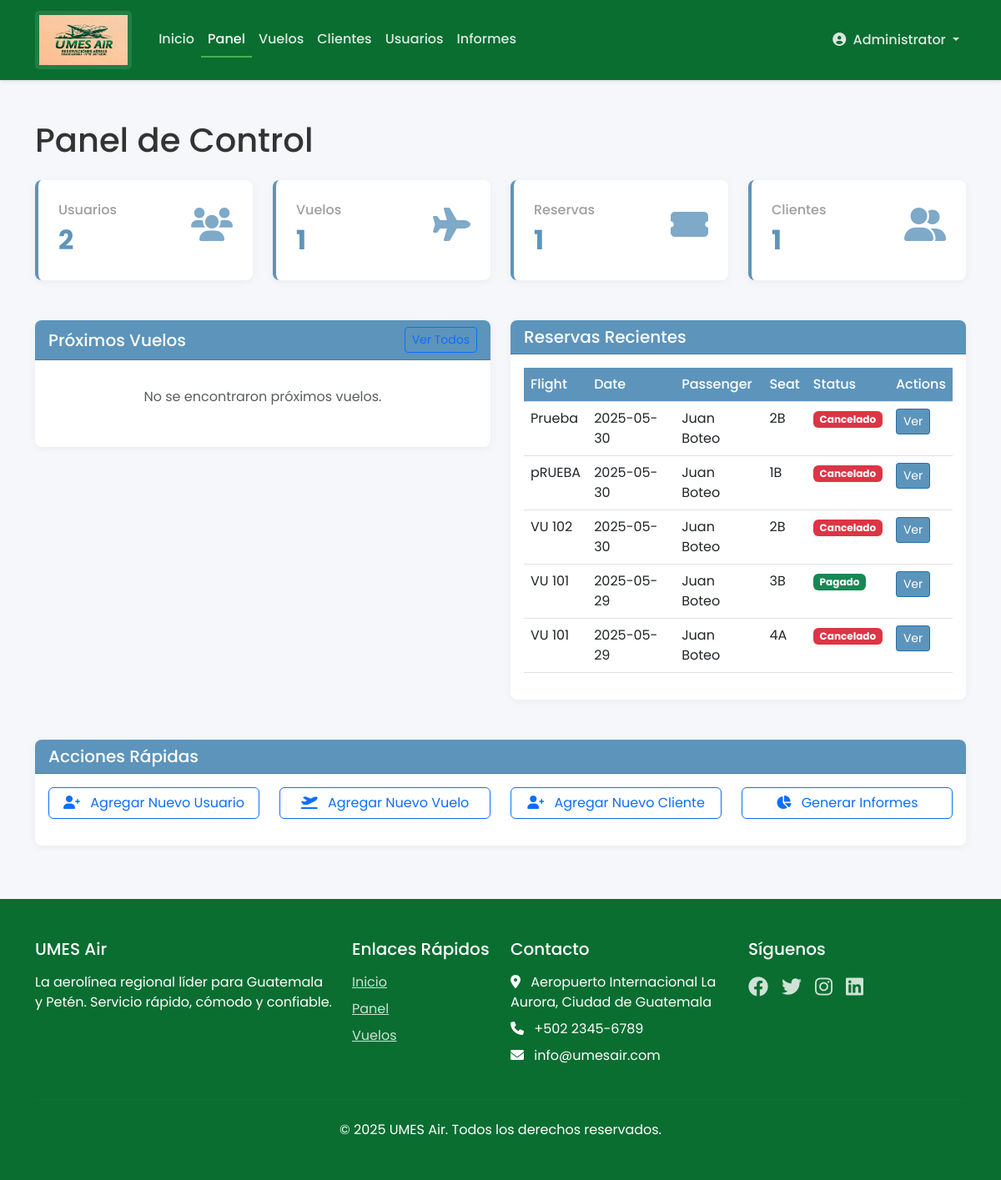
Page /dashboard (signed in) on the committed database.
### tables this page shows
CREATE TABLE reservations (
    id TEXT PRIMARY KEY,
    flight_id INTEGER NOT NULL,
    customer_id TEXT NOT NULL,
    seat_number TEXT NOT NULL,
    price REAL NOT NULL,
    status TEXT NOT NULL CHECK (status IN ('pending', 'paid', 'cancelled')),
    payment_date TEXT,
    observations TEXT,
    gate TEXT,
    boarding_time TEXT,
    created_at TEXT NOT NULL,
    FOREIGN KEY (flight_id) REFERENCES flights (id),
    FOREIGN KEY (customer_id) REFERENCES customers (id)
);

CREATE TABLE flights (
    id INTEGER PRIMARY KEY AUTOINCREMENT,
    flight_code TEXT NOT NULL,
    date TEXT NOT NULL,
    origin TEXT NOT NULL,
    destination TEXT NOT NULL,
    departure_time TEXT NOT NULL,
    arrival_time TEXT NOT NULL,
    capacity INTEGER NOT NULL DEFAULT 18,
    base_fare DECIMAL(10,2) NOT NULL DEFAULT 0,
    total_fare DECIMAL(10,2) NOT NULL DEFAULT 0,
    status TEXT NOT NULL DEFAULT 'active' CHECK (status IN ('active', 'inactive', 'cancelled')),
    cancellation_reason TEXT,
    change_reason TEXT,
    UNIQUE (flight_code, date)
);

CREATE TABLE customers (
    id TEXT PRIMARY KEY,
    first_name TEXT NOT NULL,
    last_name TEXT NOT NULL,
    nationality TEXT NOT NULL,
    date_of_birth TEXT NOT NULL,
    gender TEXT NOT NULL CHECK (gender IN ('M', 'F', 'Other')),
    id_number TEXT UNIQUE NOT NULL,  -- Passport or DPI
    email TEXT UNIQUE NOT NULL,
    phone TEXT NOT NULL,
    emergency_contact TEXT NOT NULL
);

### app.py (the view)
@app.route('/dashboard')
@login_required
def dashboard():
    role = session['user_role']
    conn = get_db_connection()
    upcoming_flights = conn.execute('''
        SELECT f.*, COUNT(r.id) as booked_seats
        FROM flights f
        LEFT JOIN reservations r ON f.id = r.flight_id AND r.status != 'cancelled'
        WHERE f.date >= date('now') AND f.status = 'active'
        GROUP BY f.id
        ORDER BY f.date, f.departure_time
        LIMIT 10
    ''').fetchall()
    if role == 'passenger':
        reservations = conn.execute('''
            SELECT r.*, f.flight_code, f.origin, f.destination, f.date, f.departure_time, f.arrival_time
            FROM reservations r
            JOIN flights f ON r.flight_id = f.id
            WHERE r.customer_id = ?
            ORDER BY f.date, f.departure_time
        ''', (session['user_id'],)).fetchall()
    else:
        reservations = conn.execute('''
            SELECT r.*, f.flight_code, f.origin, f.destination, f.date, f.departure_time, f.arrival_time,
                   c.first_name, c.last_name
            FROM reservations r
            JOIN flights f ON r.flight_id = f.id
            JOIN customers c ON r.customer_id = c.id
            ORDER BY r.created_at DESC
            LIMIT 10
        ''').fetchall()
    users_count = conn.execute('SELECT COUNT(*) FROM users').fetchone()[0]
    flights_count = conn.execute('SELECT COUNT(*) FROM flights WHERE status = "active"').fetchone()[0]
    reservations_count = conn.execute('SELECT COUNT(*) FROM reservations WHERE status = "paid"').fetchone()[0]
    customers_count = conn.execute('SELECT COUNT(*) FROM customers').fetchone()[0]
    conn.close()
    return render_template('dashboard.html',
                          role=role,
                          upcoming_flights=upcoming_flights,
                          reservations=reservations,
                          users_count=users_count,
                          flights_count=flights_count,
                          reservations_count=reservations_count,
                          customers_count=customers_count)

### app.py (called while the page is built)
@app.context_processor
def inject_csrf_token():
    return dict(csrf_token=generate_csrf_token)

def get_db_connection():
    conn = sqlite3.connect(app.config['DATABASE'], timeout=30)  # Increased timeout to 30 seconds
    print("Connected to database")
    conn.row_factory = sqlite3.Row
    return conn

@app.before_request
def ensure_db_initialized():
    global _is_first_request
    if _is_first_request:
        _is_first_request = False

def login_required(f):
    @wraps(f)
    def decorated_function(*args, **kwargs):
        if 'user_id' not in session:
            flash('Por favor inicia sesión para acceder a esta página.', 'error')
            return redirect(url_for('login'))
        return f(*args, **kwargs)
    return decorated_function

@app.before_request
def setup_before_first_request():
    global _is_first_request
    if _is_first_request:
        init_db()
        _is_first_request = False

### templates/dashboard.html (shortened to what this page needs)
{% extends 'base.html' %}
{% block content %}
<div class="container my-5">
    <h1 class="mb-4">Panel de Control</h1>
    <div class="row mb-4">
        {% if role == 'admin' %}
            <div class="col-md-3 mb-4">
                <div class="stats-card">
                    <div class="d-flex justify-content-between">
                        <div>
                            <div class="stats-title">Usuarios</div>
                            <div class="stats-number">{{ users_count if users_count is defined else 'N/A' }}</div>
                        </div>
                        <div class="stats-icon">
                            <i class="fas fa-users"></i>
                        </div>
                    </div>
                </div>
            </div>
            <div class="col-md-3 mb-4">
                <div class="stats-card">
                    <div class="d-flex justify-content-between">
                        <div>
                            <div class="stats-title">Vuelos</div>
                            <div class="stats-number">{{ flights_count if flights_count is defined else 'N/A' }}</div>
                        </div>
                        <div class="stats-icon">
                            <i class="fas fa-plane"></i>
                        </div>
                    </div>
                </div>
            </div>
            <div class="col-md-3 mb-4">
                <div class="stats-card">
                    <div class="d-flex justify-content-between">
                        <div>
                            <div class="stats-title">Reservas</div>
                            <div class="stats-number">{{ reservations_count if reservations_count is defined else 'N/A' }}</div>
                        </div>
                        <div class="stats-icon">
                            <i class="fas fa-ticket-alt"></i>
                        </div>
                    </div>
                </div>
            </div>
            <div class="col-md-3 mb-4">
                <div class="stats-card">
                    <div class="d-flex justify-content-between">
                        <div>
                            <div class="stats-title">Clientes</div>
                            <div class="stats-number">{{ customers_count if customers_count is defined else 'N/A' }}</div>
                        </div>
                        <div class="stats-icon">
                            <i class="fas fa-user-friends"></i>
                        </div>
                    </div>
                </div>
            </div>
        {% endif %}
    </div>
    <div class="row">
        <div class="col-lg-6 mb-5">
            <div class="card">
                <div class="card-header d-flex justify-content-between align-items-center">
                    <h5 class="mb-0">Próximos Vuelos</h5>
                    <a href="{{ url_for('list_flights') }}" class="btn btn-sm btn-outline-primary">Ver Todos</a>
                </div>
                <div class="card-body">
                    {% if upcoming_flights %}
                        {% for flight in upcoming_flights %}
                            <div class="flight-card">
                                <div class="row w-100">
                                    <div class="col-md-3 mb-3 mb-md-0">
                                        <div class="flight-code mb-1">{{ flight.flight_code }}</div>
                                        <div class="flight-date">{{ flight.date }}</div>
                                    </div>
                                    <div class="col-md-6 mb-3 mb-md-0">
                                        <div class="flight-route">
                                            <div class="text-center">
                                                <div>{{ flight.origin }}</div>
                                            </div>
                                            <div class="flight-arrow"><i class="fas fa-arrow-right"></i></div>
                                            <div class="text-center">
                                                <div>{{ flight.destination }}</div>
                                            </div>
                                        </div>
                                        <div class="flight-time text-center">
                                            {{ flight.departure_time }} - {{ flight.arrival_time }}
                                        </div>
                                    </div>
                                    <div class="col-md-3 text-md-end">
                                        <a href="{{ url_for('flight_seats', flight_id=flight.id) }}" class="btn btn-sm btn-primary mb-2 w-100">Ver Asientos</a>
                                        {% if role in ['admin', 'agent'] %}
                                            <a href="{{ url_for('new_reservation', flight_id=flight.id) }}" class="btn btn-sm btn-outline-primary w-100">Nueva Reserva</a>
                                        {% endif %}
                                    </div>
                                </div>
                            </div>
                        {% endfor %}
                    {% else %}
                        <p class="text-muted text-center py-3">No se encontraron próximos vuelos.</p>
                    {% endif %}
                </div>
            </div>
        </div>
        <div class="col-lg-6 mb-5">
            <div class="card">
                <div class="card-header d-flex justify-content-between align-items-center">
                    <h5 class="mb-0">
                        {% if role == 'passenger' %}
                            Tus Reservas
                        {% else %}
                            Reservas Recientes
                        {% endif %}
                    </h5>
                </div>
                <div class="card-body">
                    {% if reservations %}
                        <div class="table-responsive">
                            <table class="table table-hover">
                                <thead>
                                    <tr>
                                        <th>Flight</th>
                                        <th>Date</th>
                                        {% if role != 'passenger' %}
                                            <th>Passenger</th>
                                        {% endif %}
                                        <th>Seat</th>
                                        <th>Status</th>
                                        <th>Actions</th>
                                    </tr>
                                </thead>
                                <tbody>
                                    {% for reservation in reservations %}
                                        <tr>
                                            <td>{{ reservation.flight_code }}</td>
                                            <td>{{ reservation.date }}</td>
                                            {% if role != 'passenger' %}
                                                <td>{{ reservation.first_name }} {{ reservation.last_name }}</td>
                                            {% endif %}
                                            <td>{{ reservation.seat_number }}</td>
                                            <td>
                                                {% if reservation.status == 'paid' %}
                                                    <span class="badge bg-success">Pagado</span>
                                                {% elif reservation.status == 'pending' %}
                                                    <span class="badge bg-warning text-dark">Pendiente</span>
                                                {% else %}
                                                    <span class="badge bg-danger">Cancelado</span>
                                                {% endif %}
                                            </td>
                                            <td>
                                                <a href="{{ url_for('view_reservation', reservation_id=reservation.id) }}" class="btn btn-sm btn-primary">Ver</a>
                                            </td>
                                        </tr>
                                    {% endfor %}
                                </tbody>
                            </table>
                        </div>
                    {% else %}
                        <p class="text-muted text-center py-3">No se encontraron reservas.</p>
                    {% endif %}
                </div>
            </div>
        </div>
    </div>
    <div class="row">
        <div class="col-12">
            <div class="card">
                <div class="card-header">
                    <h5 class="mb-0">Acciones Rápidas</h5>
                </div>
                <div class="card-body">
                    <div class="row">
                        {% if role == 'admin' %}
                            <div class="col-md-3 mb-3">
                                <a href="{{ url_for('new_user') }}" class="btn btn-outline-primary w-100">
                                    <i class="fas fa-user-plus me-2"></i> Agregar Nuevo Usuario
                                </a>
                            </div>
                            <div class="col-md-3 mb-3">
                                <a href="{{ url_for('new_flight') }}" class="btn btn-outline-primary w-100">
                                    <i class="fas fa-plane-departure me-2"></i> Agregar Nuevo Vuelo
                                </a>
                            </div>
                            <div class="col-md-3 mb-3">
                                <a href="{{ url_for('new_customer') }}" class="btn btn-outline-primary w-100">
                                    <i class="fas fa-user-plus me-2"></i> Agregar Nuevo Cliente
                                </a>
                            </div>
                            <div class="col-md-3 mb-3">
                                <a href="{{ url_for('reports') }}" class="btn btn-outline-primary w-100">
                                    <i class="fas fa-chart-pie me-2"></i> Generar Informes
                                </a>
                            </div>
                        {% endif %}
                    </div>
                </div>
            </div>
        </div>
    </div>
</div>
{% endblock %}

### static/css/style.css (style rules this page uses)
:root { --primary: #095c97a7; --primary-light: #084f82a7; --secondary: #3AAD57; --accent: #4CAF50; --accent-light: #81C784; --danger: #F44336; --warning: #FFC107; --text-light: #FFFFFF; --text-dark: #333333; --gray-light: #F5F5F5; --gray: #E0E0E0; --gray-dark: #9E9E9E; }
body { font-family: 'Poppins', 'Segoe UI', Tahoma, Geneva, Verdana, sans-serif; color: var(--text-dark); background-color: #F5F7FA; }
.btn-primary { background-color: var(--primary); border-color: var(--primary); }
.card { border-radius: 8px; box-shadow: 0 2px 10px rgba(0, 0, 0, 0.05); border: none; transition: transform 0.2s, box-shadow 0.2s; }
.card-header { background-color: var(--primary); color: white; font-weight: 600; border-radius: 8px 8px 0 0 !important; }
.table th { background-color: var(--primary); color: white; font-weight: 500; }
.stats-card { border-left: 4px solid var(--primary); background-color: white; padding: 1.5rem; border-radius: 8px; box-shadow: 0 2px 10px rgba(0, 0, 0, 0.05); }
.stats-card .stats-icon { font-size: 2.5rem; color: var(--primary); opacity: 0.8; }
.stats-card .stats-number { font-size: 2rem; font-weight: 700; color: var(--primary); }
.stats-card .stats-title { color: var(--gray-dark); font-weight: 500; }

### rows in the picture
reservations: flight_code "Prueba", date "2025-05-30", first_name "Juan", last_name "Boteo", seat_number "2B", status "Cancelado"
reservations: flight_code "pRUEBA", date "2025-05-30", first_name "Juan", last_name "Boteo", seat_number "1B", status "Cancelado"
reservations: flight_code "VU 102", date "2025-05-30", first_name "Juan", last_name "Boteo", seat_number "2B", status "Cancelado"
reservations: flight_code "VU 101", date "2025-05-29", first_name "Juan", last_name "Boteo", seat_number "3B", status "Pagado"
reservations: flight_code "VU 101", date "2025-05-29", first_name "Juan", last_name "Boteo", seat_number "4A", status "Cancelado"

### other values in the picture
{{ session['user_name'] }} "Administrator"
{{ users_count if users_count is defined else 'N/A' }} "2"
{{ flights_count if flights_count is defined else 'N/A' }} "1"
{{ reservations_count if reservations_count is defined else 'N/A' }} "1"
{{ customers_count if customers_count is defined else 'N/A' }} "1"
